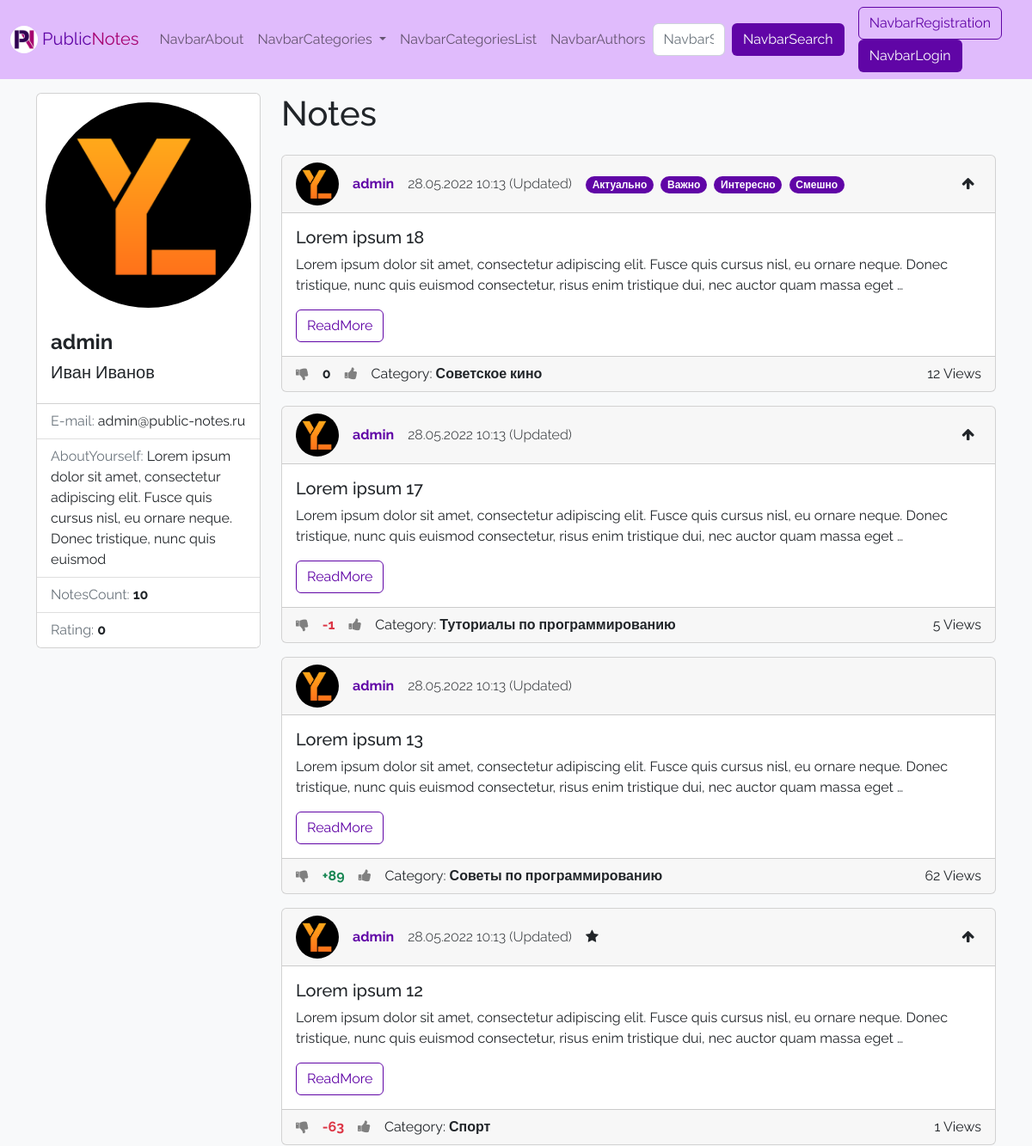
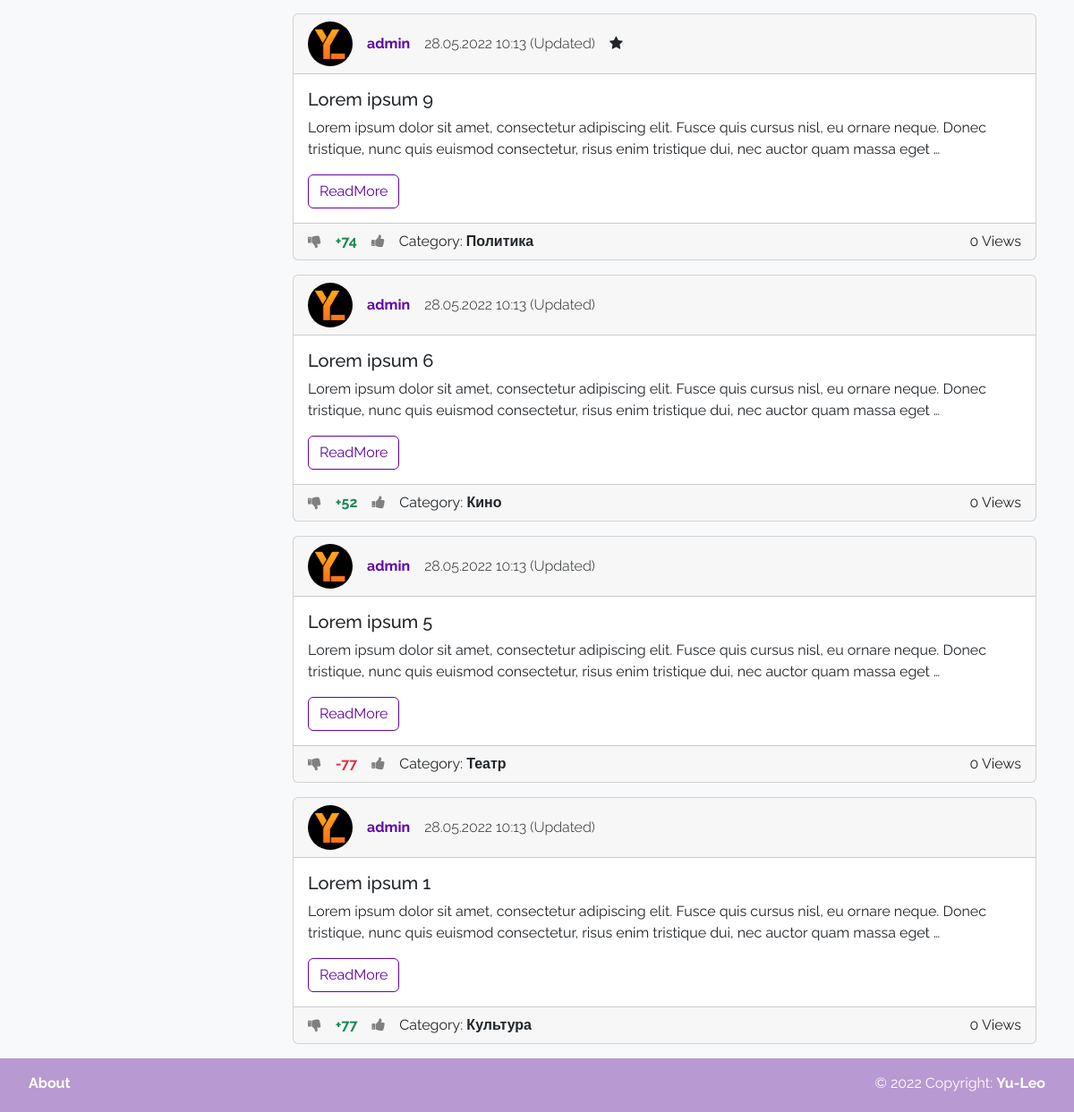
Page /author/1/ on the committed database (2 pictures, top to bottom).
### wall/models.py (models this page shows, shortened)
class User(AbstractUser):
    email = models.EmailField(unique=True, verbose_name='E-mail')
    photo = models.ImageField(upload_to='photos/%Y/%m/%d/', verbose_name=_('Avatar'), blank=True)
    rating = models.IntegerField(verbose_name=_('Rating'), default=0)
    bio = models.TextField(verbose_name=_('Bio'), blank=True)
    show_email = models.BooleanField(verbose_name=_('PublicEmail'), default=False)
    def get_absolute_url(self):
        return reverse('author', kwargs={"pk": self.pk})

class Note(models.Model):
    title = models.CharField(max_length=150, verbose_name=_('Title'))
    content = models.TextField(verbose_name=_('Text'), blank=True)
    created_at = models.DateTimeField(auto_now_add=True, verbose_name=_('CreationTime'))
    updated_at = models.DateTimeField(auto_now=True, verbose_name=_('LastUpdateTime'))
    views = models.PositiveIntegerField(default=0, verbose_name=_('NumberOfViews'))
    rating = models.IntegerField(verbose_name=_('Rating'), default=0)
    is_public = models.BooleanField(verbose_name=_('Public'), default=False)
    stared = models.BooleanField(verbose_name=_('Important'), default=False)
    author = models.ForeignKey(
        settings.AUTH_USER_MODEL,
        on_delete=models.CASCADE,
        verbose_name=_('Author'),
        null=True,
        blank=True,
    )
    is_pined = models.BooleanField(verbose_name=_('PinedInProfile'), default=False)
    category = TreeForeignKey('Category', on_delete=models.SET_NULL, verbose_name=_('Category'), null=True, blank=True)
    tags = models.ManyToManyField('Tag', blank=True, verbose_name=_('Tags'), related_name='notes')
    likes = models.ManyToManyField('User', blank=True, verbose_name=_('NoteLikes'), related_name='liked_notes')
    dislikes = models.ManyToManyField('User', blank=True, verbose_name=_('NoteDislikes'), related_name='disliked_notes')
    def get_absolute_url(self):
        return reverse('note', kwargs={"pk": self.pk})
    class Meta:
        verbose_name = _('Note')
        verbose_name_plural = _('Notes')
        ordering = ['-created_at', 'title']

class Tag(models.Model):
    title = models.CharField(max_length=50, verbose_name=_('Title'), unique=True)
    def get_absolute_url(self):
        return reverse('tag', kwargs={"pk": self.pk})
    class Meta:
        verbose_name = _('Tag')
        verbose_name_plural = _('Tags')
        ordering = ['title']

class Category(MPTTModel):
    parent = TreeForeignKey('self', on_delete=models.CASCADE, null=True, blank=True, related_name='children',
                            verbose_name=_('ParentCategory'))
    title = models.CharField(max_length=150, verbose_name=_('Title'), unique=True)
    preview = models.ImageField(upload_to='photos/%Y/%m/%d/', verbose_name=_('Preview'), blank=True)
    def get_absolute_url(self):
        return reverse('category', kwargs={"pk": self.pk})
    class MPTTMeta:
        order_insertion_by = ['title']
    class Meta:
        verbose_name = _('Category')
        verbose_name_plural = _('Categories')
        ordering = ['title']

### wall/views.py (the view)
# urls.py: path('author/<int:pk>/', views.ViewAuthor.as_view(), name='author'),
class ViewAuthor(DetailView):
    model = models.User
    template_name = 'wall/author.html'
    context_object_name = 'author'
    def get_context_data(self, *, object_list=None, **kwargs):
        context = super(ViewAuthor, self).get_context_data(**kwargs)
        context['page_obj'] = services.get_notes_by_author(author_pk=self.kwargs['pk'],
                                                           include_private=self.request.user == self.object)
        return context

### wall/services.py (called while the page is built)
def get_notes_by_author(author_pk: int, include_private: bool) -> list[models.Note]:
    all_notes = models.Note.objects.filter(author=author_pk)
    if not include_private:
        return all_notes.filter(is_public=True)
    return all_notes.order_by('-is_pined', '-created_at')

def is_authenticated_user_the_author_of_note(authenticated_user: models.User | AnonymousUser,
                                             note_pk: int) -> bool:
    return authenticated_user == models.Note.objects.get(pk=note_pk).author

def did_user_like_note(user: models.User | AnonymousUser, note: models.Note) -> bool:
    return user in note.likes.all()

def did_user_dislike_note(user: models.User | AnonymousUser, note: models.Note) -> bool:
    return user in note.dislikes.all()

### wall/templatetags/wall_tags.py (called while the page is built)
@register.simple_tag
def get_categories():
    return models.Category.objects.all()

@register.simple_tag
def get_notes_count_for_author(author: models.User):
    return models.Note.objects.filter(author=author).count()

@register.inclusion_tag('wall/note_template.html')
def one_note(note: models.Note,
             show_full: bool = False,
             in_profile: bool = False,
             user=None,
             ):
    was_updated = (note.updated_at - note.created_at).total_seconds() >= 1
    context = {
        'note': note,
        'allow_edit': services.is_authenticated_user_the_author_of_note(user, note_pk=note.pk),
        'show_full': show_full,
        'was_updated': was_updated,
        'in_profile': in_profile,
        'is_liked': services.did_user_like_note(user, note),
        'is_disliked': services.did_user_dislike_note(user, note),
    }
    return context

### wall/templates/wall/author.html (shortened to what this page needs)
{% extends 'base.html' %}
{% load i18n %}
{% load wall_tags %}
{% block sidebar %}
<div class="card">
    <img src="{% if author.photo %}
                {{ author.photo.url }}
                {% else %}
                {% load static %}
                {% endif %}" alt="..."
         style="border-radius: 50%; padding: 10px;">
    <div class="card-body">
        <h4 class="card-title"><span class="fw-bold">{{ author.username }}</span></h4>
        <h5><span class="fw-light">
            {% if author.first_name %}
            {{ author.first_name }}
            {% endif %}
            {% if author.last_name %}
            {{ author.last_name }}
            {% endif %}</span></h5>
    </div>
    <ul class="list-group list-group-flush">
        {% if author.show_email %}
        <li class="list-group-item">
            <p class="card-text"><span class="text-secondary"> E-mail: </span>{{ author.email }}</p>
        </li>
        {% endif %}
        {% if author.bio %}
        <li class="list-group-item">
            <p class="card-text"><span class="text-secondary"> {% trans 'AboutYourself' %}: </span>{{ author.bio }}</p>
        </li>
        {% endif %}
        <li class="list-group-item"><span class="text-secondary">{% trans 'NotesCount' %}: </span>
            <span class="fw-bold"> {% get_notes_count_for_author author %}</span></li>
        <li class="list-group-item"><span class="text-secondary">{% trans 'Rating' %}: </span><span class="
                        {% if item.rating > 0 %}
                        text-success
                        {% elif item.rating < 0 %}
                        text-danger
                        {% else %}
                        {% endif %}
                        fw-bold"> {{ author.rating }}
                    </span>
        </li>
    </ul>
</div>
{% endblock %}
{% block content_title %}
<div class="hstack gap-3 mb-3">
    <div>
        <h1>{% trans 'Notes' %}</h1>
    </div>
</div>
{% endblock %}
{% block content %}
{% for item in page_obj %}
{% one_note item in_profile=True user=request.user %}
{% endfor %}
{% endblock %}

### wall/templates/wall/note_template.html (shortened to what this page needs)
{% load wall_tags %}
{% load i18n %}
<div class="card mb-3">
    <div class="card-header">
        <div class="hstack gap-3">
            <div class="">
                <img src="{% if note.author.photo %}
                {{ note.author.photo.url }}
                {% else %}
                {% load static %}
                {% endif %}" alt="..." width="50" height="50"
                     style="border-radius: 25px;">
            </div>
            <div class="fw-bold">
                {% if note.author %}
                <a href="{{ note.author.get_absolute_url }}" class="text-decoration-none text-purple">
                    {{ note.author.username }}</a>
                {% else %}
                Аноним
                {% endif %}
            </div>
            <div class="fw-light">
                {{ note.created_at|date:"d.m.Y H:i" }}
                {% if was_updated %}
                <span data-bs-toggle="tooltip"
                      title="{{ note.updated_at|date:'d.m.Y H:i' }}">
                    ({% trans 'Updated' %})</span>
                {% endif %}
            </div>
            {% if note.stared %}
            <div>
                <i class="fa fa-star"></i>
            </div>
            {% endif %}
            <div>
                {% for tag in note.tags.all %}
                <a href="{{ tag.get_absolute_url }}"
                   class="badge rounded-pill text-bg-purple text-decoration-none me-1">
                    {{ tag.title }}</a>
                {% endfor %}
            </div>
            {% if in_profile and note.is_pined %}
            <div class="me-2">
                <span data-bs-toggle="tooltip"
                      title="{% trans 'PinedInProfile' %}">
                    <i class="fa fa-arrow-up"></i>
                </span>
            </div>
            {% endif %}
        </div>
    </div>
    <div class="card-body" style="transform: rotate(0);">
        <h5 class="card-title">
            {% if show_full %}
            {{ note.title }}
            {% else %}
            {{ note.title|truncatewords:10 }}
            {% endif %}
        </h5>
        <p class="card-text">
            {% if show_full %}
            {{ note.content }}
            {% else %}
            {{ note.content|truncatewords:30 }}
            {% endif %}
        </p>
        {% if not show_full %}
        <a href="{{ note.get_absolute_url }}" class="btn btn-outline-purple stretched-link">{% trans 'ReadMore' %}</a>
        {% endif %}
    </div>
    <div class="card-footer">
        <div class="hstack gap-3">
            <div>
                <a href="{% url 'dislike_note' note.pk %}"
                   style="
                   {% if is_disliked %}
                   color: Black;
                   {% else %}
                   color: Grey;
                   {% endif %}">
                    <i class="fa fa-thumbs-down"></i>
                </a>
            </div>
            <div>
                <span class="fw-bold">
                    {% if note.rating > 0 %}
                    <span class="text-success">+{{ note.rating }}</span>
                    {% elif note.rating < 0 %}
                    <span class="text-danger">{{ note.rating }}</span>
                    {% else %}
                    <span>{{ note.rating }}</span>
                    {% endif %}
                </span>
            </div>
            <div>
                <a href="{% url 'like_note' note.pk %}"
                   style="
                   {% if is_liked %}
                   color: Black;
                   {% else %}
                   color: Grey;
                   {% endif %}">
                    <i class="fa fa-thumbs-up"></i>
                </a>
            </div>
            {% if note.category %}
            <div><span class="">{% trans 'Category' %}: </span><a href="{{ note.category.get_absolute_url }}"
                                                                  class="text-decoration-none text-dark fw-bold">
                {{ note.category.title }}</a></div>
            {% endif %}
            <div class="ms-auto">{{ note.views }} {% trans 'Views' %}</div>
        </div>
    </div>
</div>

### wall/static/wall/css/style.css (style rules this page uses)
:root { --purple: #6005A6; --dark-purple: #3E026C; --pink: #A60070; --dark-pink: #7B0053; }
html { position: relative; min-height: 100%; }
body { margin-bottom: 60px; font-family: 'Raleway', sans-serif; }
.text-purple { color: var(--purple); }
.btn-outline-purple { border-color: var(--purple); color: var(--purple); }
.text-bg-purple { background-color: var(--purple); color: #fff; }

### rows in the picture
User: photo (picture), username "admin", first_name "Иван", last_name "Иванов", email "admin@public-notes.ru", bio "Lorem ipsum dolor sit amet, consectetur adipiscing elit. Fusce quis cursus nisl, eu ornare neque. Donec tristique, nunc quis euismod", id "10", rating "0"
Note: author.photo (picture), author.username "admin", created_at "28.05.2022 10:13", is_pined True (drawn), title "Lorem ipsum 18", content "Lorem ipsum dolor sit amet, consectetur adipiscing elit. Fusce quis cursus nisl, eu ornare neque. Donec tristique, nunc quis euismod consectetur, risus enim tristique dui, nec auctor quam massa eget …", rating "0", category "Советское кино", views "12"
Tag: title "Актуально"
Tag: title "Важно"
Tag: title "Интересно"
Tag: title "Смешно"
Note: author.photo (picture), author.username "admin", created_at "28.05.2022 10:13", is_pined True (drawn), title "Lorem ipsum 17", content "Lorem ipsum dolor sit amet, consectetur adipiscing elit. Fusce quis cursus nisl, eu ornare neque. Donec tristique, nunc quis euismod consectetur, risus enim tristique dui, nec auctor quam massa eget …", rating "-1", category "Туториалы по программированию", views "5"
Note: author.photo (picture), author.username "admin", created_at "28.05.2022 10:13", title "Lorem ipsum 13", content "Lorem ipsum dolor sit amet, consectetur adipiscing elit. Fusce quis cursus nisl, eu ornare neque. Donec tristique, nunc quis euismod consectetur, risus enim tristique dui, nec auctor quam massa eget …", rating "89", category "Советы по программированию", views "62"
Note: author.photo (picture), author.username "admin", created_at "28.05.2022 10:13", stared True (drawn), is_pined True (drawn), title "Lorem ipsum 12", content "Lorem ipsum dolor sit amet, consectetur adipiscing elit. Fusce quis cursus nisl, eu ornare neque. Donec tristique, nunc quis euismod consectetur, risus enim tristique dui, nec auctor quam massa eget …", rating "-63", category "Спорт", views "1"
Note: author.photo (picture), author.username "admin", created_at "28.05.2022 10:13", stared True (drawn), title "Lorem ipsum 9", content "Lorem ipsum dolor sit amet, consectetur adipiscing elit. Fusce quis cursus nisl, eu ornare neque. Donec tristique, nunc quis euismod consectetur, risus enim tristique dui, nec auctor quam massa eget …", rating "74", category "Политика", views "0"
Note: author.photo (picture), author.username "admin", created_at "28.05.2022 10:13", title "Lorem ipsum 6", content "Lorem ipsum dolor sit amet, consectetur adipiscing elit. Fusce quis cursus nisl, eu ornare neque. Donec tristique, nunc quis euismod consectetur, risus enim tristique dui, nec auctor quam massa eget …", rating "52", category "Кино", views "0"
Note: author.photo (picture), author.username "admin", created_at "28.05.2022 10:13", title "Lorem ipsum 5", content "Lorem ipsum dolor sit amet, consectetur adipiscing elit. Fusce quis cursus nisl, eu ornare neque. Donec tristique, nunc quis euismod consectetur, risus enim tristique dui, nec auctor quam massa eget …", rating "-77", category "Театр", views "0"
Note: author.photo (picture), author.username "admin", created_at "28.05.2022 10:13", title "Lorem ipsum 1", content "Lorem ipsum dolor sit amet, consectetur adipiscing elit. Fusce quis cursus nisl, eu ornare neque. Donec tristique, nunc quis euismod consectetur, risus enim tristique dui, nec auctor quam massa eget …", rating "77", category "Культура", views "0"
